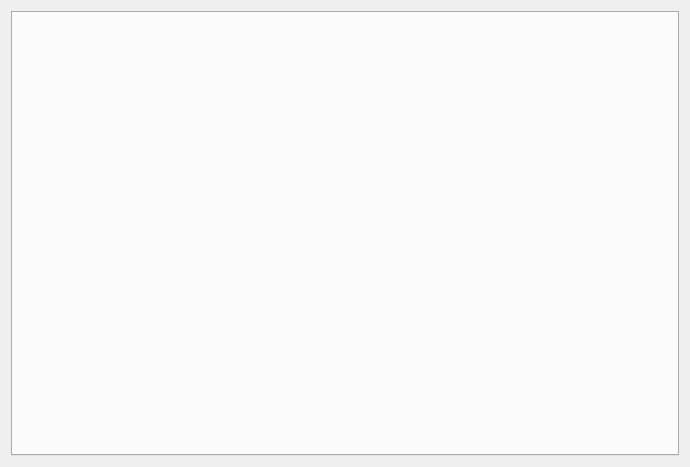
<?xml version="1.0" encoding="UTF-8"?>
<ui version="4.0">
 <class>DBManager</class>
 <widget class="QDialog" name="DBManager">
  <property name="geometry">
   <rect>
    <x>0</x>
    <y>0</y>
    <width>690</width>
    <height>467</height>
   </rect>
  </property>
  <property name="windowTitle">
   <string>DB tables</string>
  </property>
  <layout class="QGridLayout" name="gridLayout">
   <item row="0" column="0">
    <widget class="QTabWidget" name="tablesTab">
     <property name="currentIndex">
      <number>-1</number>
     </property>
    </widget>
   </item>
  </layout>
 </widget>
 <resources/>
 <connections/>
</ui>
